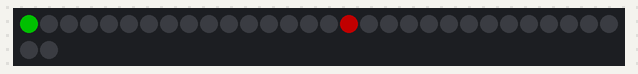
Recording of a sketch running on a simulated ATtiny85, built with avr-gcc and run on an emulated ATtiny85. On the bench: 32 RGB LEDs in strip order, left to right, continuing on the next row. Dim RGB values are drawn brighter than linear; random numbers use the default seed unless the sketch sets one.

Above: at 0.15 s.
At 4.25 s:
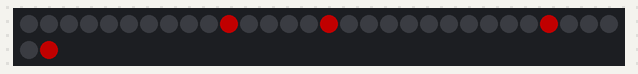
At 9.4 s:
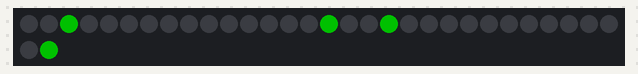
At 14.85 s:
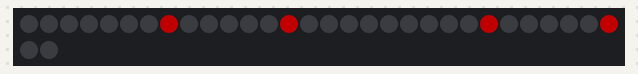
At 28.33 s:
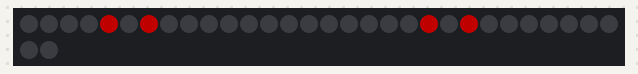
At 38.58 s:
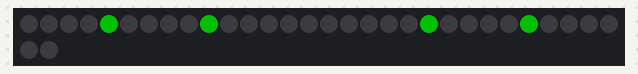

The sketch:

LED_Goggles_Xmas.ino
```cpp
/*
 *  LED_Goggles_Xmas
 *
 *  Example by Scott Kildall
 *
 *  A special one for the holidays. This will appear to spin
 *  the LEDs, mixing between red and green and creating a trailing effect
 *
 *  Improves on the LED_Goggles_Spin sketch
 */

#include <Adafruit_NeoPixel.h>
#ifdef __AVR_ATtiny85__ // Trinket, Gemma, etc.
 #include <avr/power.h>
#endif

#define PIN 0
#define RAND_FREQUENCY 20
#define RAND_OFFSET_FRQUENCY 100

Adafruit_NeoPixel pixels = Adafruit_NeoPixel(32, PIN);

uint8_t  offset       = 0;              // Position of spinny eyes
uint32_t redColor     = 0xFF0000;       // RED COLOR
uint32_t greenColor   = 0x00FF00;       // GREEN COLOR
uint32_t noColor      = 0x000000;       // BLACK COLOR

uint32_t leftColor;
uint32_t rightColor;

int delaySpeed = 30;
int delayIncrement = -1;

int offsetDirection = 1;    // 1 or -1

#define MAX_EYE_PIXELS (16)    // number of pixels in one eye

void setup() {
#ifdef __AVR_ATtiny85__ // Trinket, Gemma, etc.
  if(F_CPU == 16000000) clock_prescale_set(clock_div_1);
#endif
  pixels.begin();
  pixels.setBrightness(85); // 1/3 brightness

  // seed random number generator
  randomSeed(analogRead(0));
  leftColor = redColor;
  rightColor = greenColor;
}

void loop() {
  uint8_t  i;

  for(i=0; i<MAX_EYE_PIXELS; i++) {
     int extraOffset;

      // blank out all pixels
      pixels.setPixelColor(i, noColor); // First eye
      pixels.setPixelColor(MAX_EYE_PIXELS+i,  noColor );

      //-- this could be cleaner, but bascially will do a pixel change
      if( offset == i ) {
        pixels.setPixelColor(i, rightColor); // First eye
        pixels.setPixelColor(MAX_EYE_PIXELS+i, leftColor); // Second eye (flipped)

        //-- this creates a sort of 'trailing' effect that is nice
        extraOffset = offset + random(MAX_EYE_PIXELS-1);
        if( extraOffset >= MAX_EYE_PIXELS )
          extraOffset -= MAX_EYE_PIXELS;

         pixels.setPixelColor(extraOffset, rightColor); // First eye
         pixels.setPixelColor(MAX_EYE_PIXELS+extraOffset, leftColor); // Second eye (flipped)
      }
  }

    pixels.show();

    //-- Increment the for the start location
    offset += offsetDirection;
    if( offset == MAX_EYE_PIXELS )
      offset = 0;
    else if( offset == -1 )
       offset = MAX_EYE_PIXELS - 1;

    // Change delay to simulate movement
    causeDelay();

    // change left color
    if( random(RAND_FREQUENCY) == 2)
      leftColor = flipColor(leftColor);

    // change right color
    else if( random(RAND_FREQUENCY) == 1 )
      rightColor = flipColor(rightColor);
}

//-- Red becomes Green, Green becomes Red
uint32_t flipColor( uint32_t currentColor ) {
  return (currentColor == greenColor) ? redColor : greenColor;
}

//-- first does a small delay and then will do a delay ramp
void causeDelay() {
  delay(delaySpeed);
  delaySpeed += delayIncrement;
  if( delaySpeed > 30 || delaySpeed < 1 ) {
      delayIncrement = -delayIncrement;
      // now, alter the delay speed, for kicks
      delaySpeed = 20 + random(20);
   }
}
```
